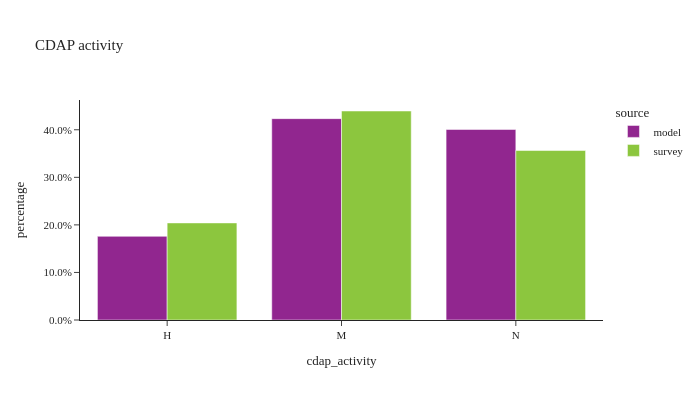

Here is the notebook cell this chart was saved with:
### Markdown cell above
- **Mandatory**: the person engages in travel to at least one out-of-home mandatory activity - work, university, or school. The mandatory pattern may also include non-mandatory activities such as separate home-based tours or intermediate stops on mandatory tours.
- **Non-mandatory**: the person engages in only maintenance and discretionary tours, which, by definition, do not contain mandatory activities.
- **Home**: the person does not travel outside the home.

### Code cell
util.plot_share_barchart(per_data, 'person_weight', 'cdap_activity', title="CDAP activity")

### Figure 1 — Plotly figure (JSON) as saved in the notebook; plotly's stock layout.template omitted (floating-point values rounded to 4 significant figures)
{"data": [{"alignmentgroup": "True", "customdata": [[713017], [1716266], [1623871]], "hovertemplate": "source=model<br>cdap_activity=%{x}<br>percentage=%{y}<br>sample_size=%{customdata[0]}<extra></extra>", "legendgroup": "model", "marker": {"color": "#91268F", "pattern": {"shape": ""}}, "name": "model", "offsetgroup": "model", "orientation": "v", "showlegend": true, "textposition": "auto", "type": "bar", "x": ["H", "M", "N"], "xaxis": "x", "y": [0.1759, 0.4234, 0.4006], "yaxis": "y"}, {"alignmentgroup": "True", "customdata": [[3111], [4190], [4967]], "hovertemplate": "source=survey<br>cdap_activity=%{x}<br>percentage=%{y}<br>sample_size=%{customdata[0]}<extra></extra>", "legendgroup": "survey", "marker": {"color": "#8CC63E", "pattern": {"shape": ""}}, "name": "survey", "offsetgroup": "survey", "orientation": "v", "showlegend": true, "textposition": "auto", "type": "bar", "x": ["H", "M", "N"], "xaxis": "x", "y": [0.2041, 0.4395, 0.3564], "yaxis": "y"}], "layout": {"barmode": "group", "height": 400, "legend": {"title": {"text": "source"}, "tracegroupgap": 0}, "title": {"text": "CDAP activity"}, "width": 700, "xaxis": {"anchor": "y", "domain": [0.0, 1.0], "title": {"text": "cdap_activity"}}, "yaxis": {"anchor": "x", "domain": [0.0, 1.0], "tickformat": ".1%", "title": {"text": "percentage"}}}}
